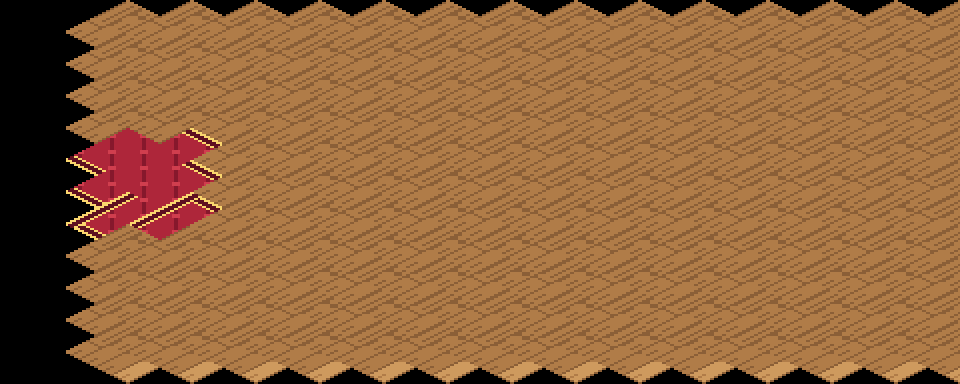

A 2D game scene composited from a Tiled map and its tileset images. What follows is a short description and the map's XML, with every tile layer's data as written:
An orthogonal 15x12 tile map with 64x32 px tiles, 1 tile layer (suelo).

<map version="1.10" orientation="orthogonal" renderorder="right-down" width="15" height="12" tilewidth="64" tileheight="32" infinite="0" nextlayerid="2" nextobjectid="1">
 <tileset firstgid="1" name="terreno_mundo" tilewidth="128" tileheight="64" tilecount="203" columns="8">
  <image source="../textures/../textures/terreno_mundo.png" width="1024" height="1664" />
 </tileset>
 <layer id="1" name="suelo" width="15" height="12">
  <data encoding="csv">
0,0,0,0,0,0,0,0,0,0,0,0,0,0,0,
0,157,157,157,157,157,157,157,157,157,157,157,157,157,157,
0,157,157,157,157,157,157,157,157,157,157,157,157,157,157,
0,157,157,157,157,157,157,157,157,157,157,157,157,157,157,
0,157,157,157,157,157,157,157,157,157,157,157,157,157,157,
0,175,177,157,157,157,157,157,157,157,157,157,157,157,157,
0,171,172,157,157,157,157,157,157,157,157,157,157,157,157,
0,176,178,157,157,157,157,157,157,157,157,157,157,157,157,
0,157,157,157,157,157,157,157,157,157,157,157,157,157,157,
0,157,157,157,157,157,157,157,157,157,157,157,157,157,157,
0,157,157,157,157,157,157,157,157,157,157,157,157,157,157,
0,157,157,157,157,157,157,157,157,157,157,157,157,157,157
</data>
 </layer>
</map>
